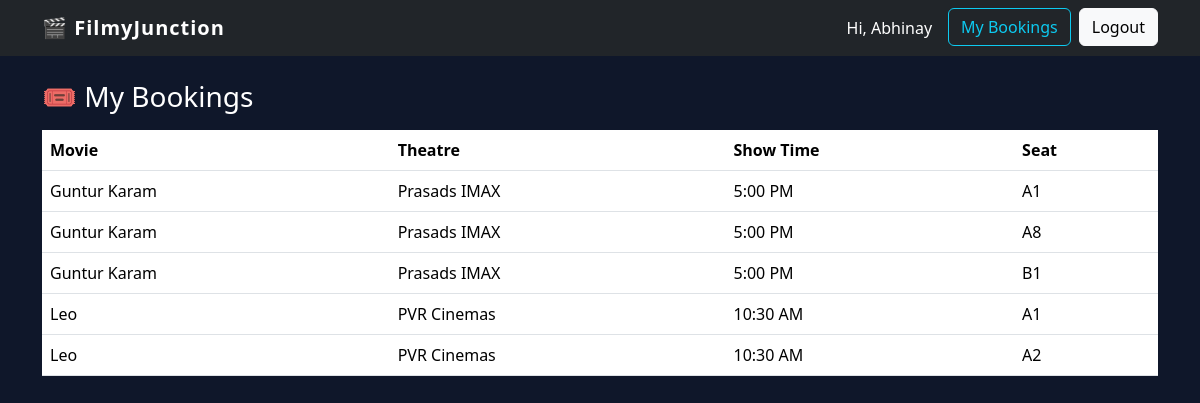
/my-bookings (signed in), run on an earlier commit of the app's database.
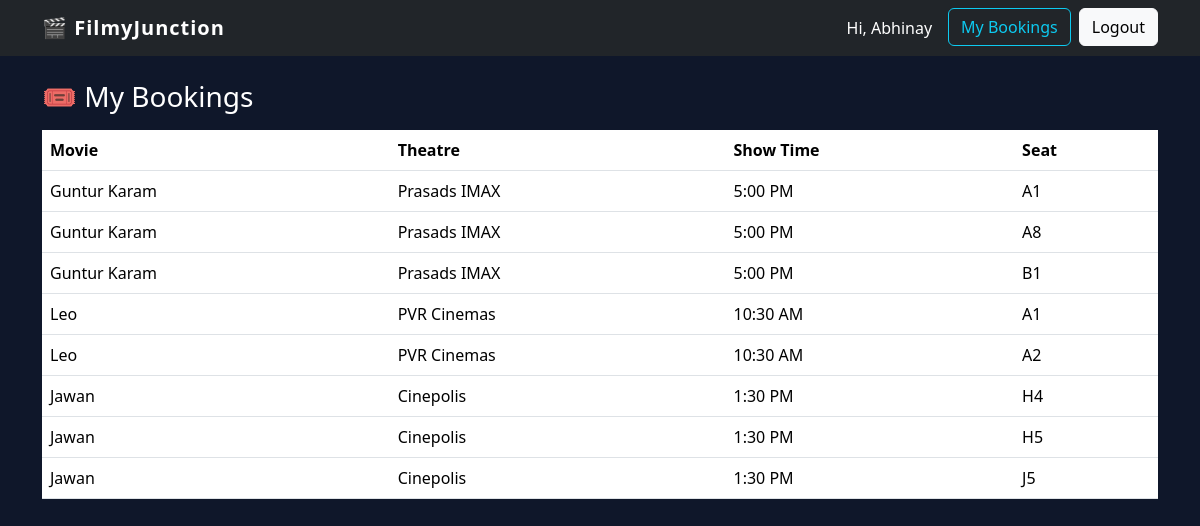
And on a later commit of the database.
### models.py (models this page shows, shortened)
class User(UserMixin, db.Model):
    id = db.Column(db.Integer, primary_key=True)
    username = db.Column(db.String(50), unique=True, nullable=False)
    password_hash = db.Column(db.String(200), nullable=False)
    is_admin = db.Column(db.Boolean, default=False)  # ✅ THIS LINE.d

class SeatBooking(db.Model):
    id = db.Column(db.Integer, primary_key=True)
    show_id = db.Column(db.Integer, db.ForeignKey('show.id'), nullable=False)
    seat_number = db.Column(db.String(5), nullable=False)
    user_id = db.Column(db.Integer, db.ForeignKey('user.id'), nullable=False)
    show = db.relationship('Show')
    user = db.relationship('User')

class Movie(db.Model):
    id = db.Column(db.Integer, primary_key=True)
    title = db.Column(db.String(100), nullable=False)
    poster = db.Column(db.String(200), nullable=False)
    rating = db.Column(db.Float, nullable=False)
    description = db.Column(db.Text, nullable=False)

class Theatre(db.Model):
    id = db.Column(db.Integer, primary_key=True)
    name = db.Column(db.String(100), nullable=False)
    location = db.Column(db.String(100), nullable=False)

class Show(db.Model):
    id = db.Column(db.Integer, primary_key=True)
    movie_id = db.Column(db.Integer, db.ForeignKey('movie.id'), nullable=False)
    screen_id = db.Column(db.Integer, db.ForeignKey('screen.id'), nullable=False)
    show_time = db.Column(db.String(20), nullable=False)
    movie = db.relationship('Movie')
    screen = db.relationship('Screen')

### app.py (the view)
@app.route("/my-bookings")
@login_required
def my_bookings():
    bookings = SeatBooking.query.filter_by(
        user_id=current_user.id
    ).all()
    return render_template("my_bookings.html", bookings=bookings)

### app.py (called while the page is built)
@login_manager.user_loader
def load_user(user_id):
    return User.query.get(int(user_id))

### templates/my_bookings.html
{% extends 'base.html' %}
{% block content %}
<h3>🎟️ My Bookings</h3>
{% if bookings %}
<table class="table mt-3">
    <thead>
        <tr>
            <th>Movie</th>
            <th>Theatre</th>
            <th>Show Time</th>
            <th>Seat</th>
        </tr>
    </thead>
    <tbody>
    {% for b in bookings %}
        <tr>
            <td>{{ b.show.movie.title }}</td>
            <td>{{ b.show.screen.theatre.name }}</td>
            <td>{{ b.show.show_time }}</td>
            <td>{{ b.seat_number }}</td>
        </tr>
    {% endfor %}
    </tbody>
</table>
{% else %}
<p>No bookings yet.</p>
{% endif %}
{% endblock %}

### templates/base.html (shortened to what this page needs)
<!DOCTYPE html>
<html lang="en">
<head>
  <link
    href="https://cdn.jsdelivr.net/npm/bootstrap@5.3.3/dist/css/bootstrap.min.css"
    rel="stylesheet">
</head>
<body>
<nav class="navbar navbar-expand-lg navbar-dark bg-dark">
  <div class="container">
    <a class="navbar-brand" href="{{ url_for('home') }}">
      🎬 FilmyJunction
    </a>
    <div class="collapse navbar-collapse" id="navbarNav">
      <ul class="navbar-nav ms-auto">
        {% if current_user.is_authenticated %}
          <li class="nav-item">
            <span class="nav-link text-white">
              Hi, {{ current_user.username }}
            </span>
          </li>
          <li class="nav-item ms-2">
            <a href="{{ url_for('my_bookings') }}"
               class="btn btn-outline-info">
              My Bookings
            </a>
          </li>
          <li class="nav-item ms-2">
            <a href="{{ url_for('logout') }}"
               class="btn btn-light">
              Logout
            </a>
          </li>
        {% endif %}
      </ul>
    </div>
  </div>
</nav>
<div class="container mt-4">
  {% block content %}
  {% endblock %}
</div>
</body>
</html>

### templates/base.html (style rules this page uses)
body { background-color: #0f172a; color: white; }
.navbar-brand { font-weight: bold; letter-spacing: 1px; }

What changed in the data, as far as the page shows it:
added SeatBooking: show.movie "Jawan", show.screen.theatre.name "Cinepolis", show.show_time "1:30 PM", seat_number "H4"
added SeatBooking: show.movie "Jawan", show.screen.theatre.name "Cinepolis", show.show_time "1:30 PM", seat_number "H5"
added SeatBooking: show.movie "Jawan", show.screen.theatre.name "Cinepolis", show.show_time "1:30 PM", seat_number "J5"
